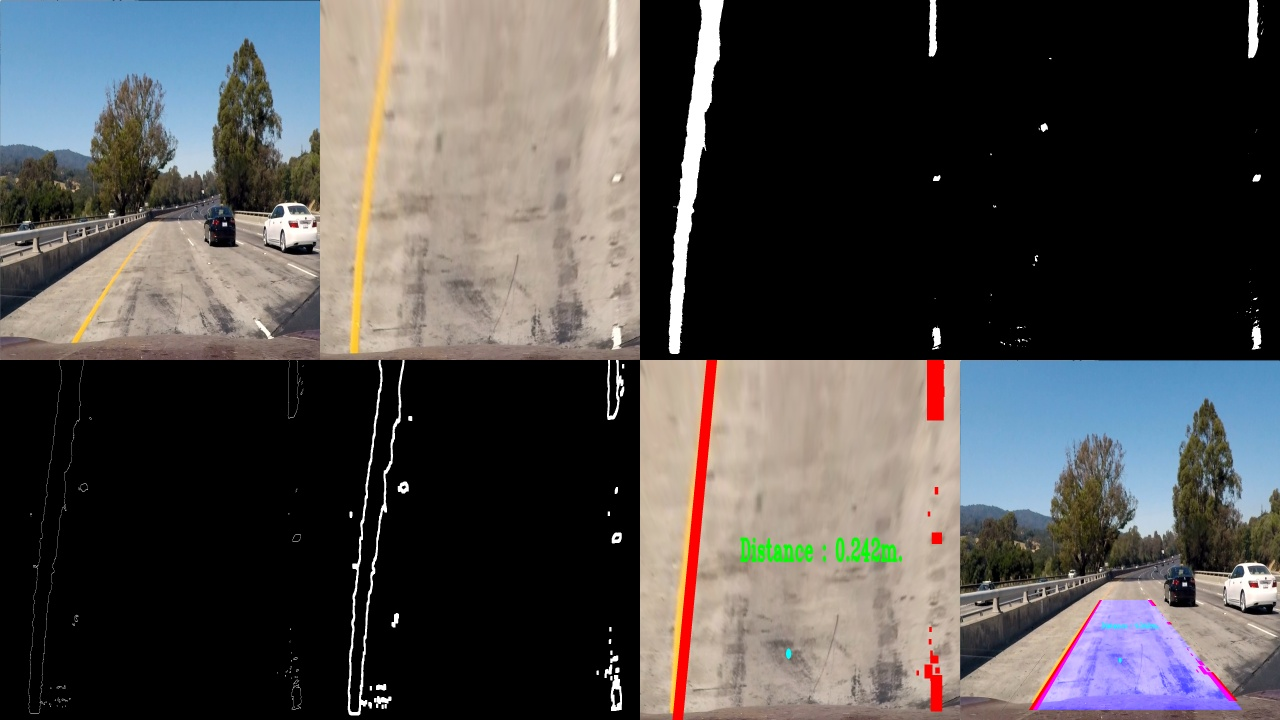
#> input picture Test_Cases/file1.jpg, 1280 x 720 px, given in place of project_video.mp4, which was not available
$ jupyter execute --allow-errors TryingHistory.ipynb
#> lines starting #> are read from the running program, lines starting #| are printed output that depends on the picture; after the words box and inside, x2 and y2 are one past the last pixel; in counts of white or black regions, pixels touching at a corner belong together
[cell 1]
import cv2
import matplotlib.image as mpimg
import matplotlib.pyplot as plt
import numpy as np
import random as rng
import math
from numpy import ones,vstack
from numpy.linalg import lstsq

[cell 2]
# [5 lines left out: function adjust_gamma, not called in this run]

def gaussian_blur(img, kernel_size):
    return cv2.GaussianBlur(img, (kernel_size, kernel_size), 0)

def to_hls(img):
    return cv2.cvtColor(img, cv2.COLOR_BGR2HLS)

def to_hsv(img):
    return cv2.cvtColor(img, cv2.COLOR_BGR2HSV)

def grayscale(img):
    return cv2.cvtColor(img, cv2.COLOR_BGR2GRAY)

def warp_perspective(img,mat):
    return cv2.warpPerspective(img ,mat ,(1280,720))

# [4 lines left out: function PerspectiveTransform, not called in this run]

def isolate_color_mask(img, low_thresh, high_thresh):
    return cv2.inRange(img, low_thresh, high_thresh)


# [52 lines left out: functions draw_lines, concat_frames, get_right, get_left, not called in this run]

def calculateDistance(x1,y1,x2,y2):
    dist = math.sqrt((x2 - x1)**2 + (y2 - y1)**2)
    return dist


# [16 lines left out: function get_aoi, not called in this run]

[cell 3]
img=cv2.imread(r"Assets\Project_data\test_images\test1.jpg")


#> (the rest of this cell did not finish here and is left out)

[cell 4]
left = tuple()
right = tuple()
top = tuple()
bottom = tuple()

old_j=0,0
old_i=0,0

arr=list()
for i in range(4):
    arr.append([])
#> further down, img is the input picture: shape (720, 1280, 3); mean B, G, R 75.1, 76.2, 79
#> `cv2.line(img,(centr3[0],0),(centr3[0],720),(0,0,255),3)`:
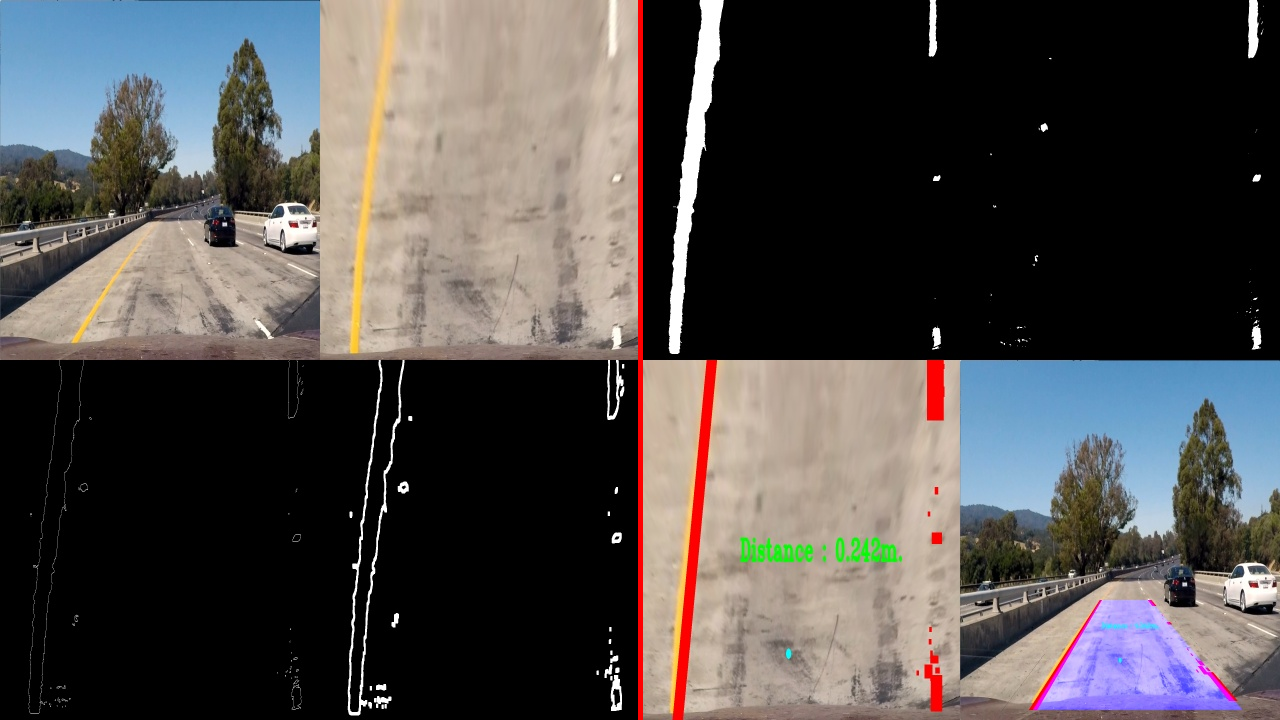
#> img: shape (720, 1280, 3); 0.39% of pixels changed, all inside (x1, y1, x2, y2) = (638, 0, 643, 720)
#> `cv2.circle(img,(centr3[0],600),5,(255,255,0),10)`: img: shape (720, 1280, 3); 0.04% of pixels changed, all inside (x1, y1, x2, y2) = (630, 590, 651, 611)

old_pts=[]

[cell 5]
cap = cv2.VideoCapture(r"Assets\Project_data\project_video.mp4")

counter = 0
y=0
#> (the rest of this cell did not finish here and is left out)


$ run again, on Test_Cases/file10.jpg
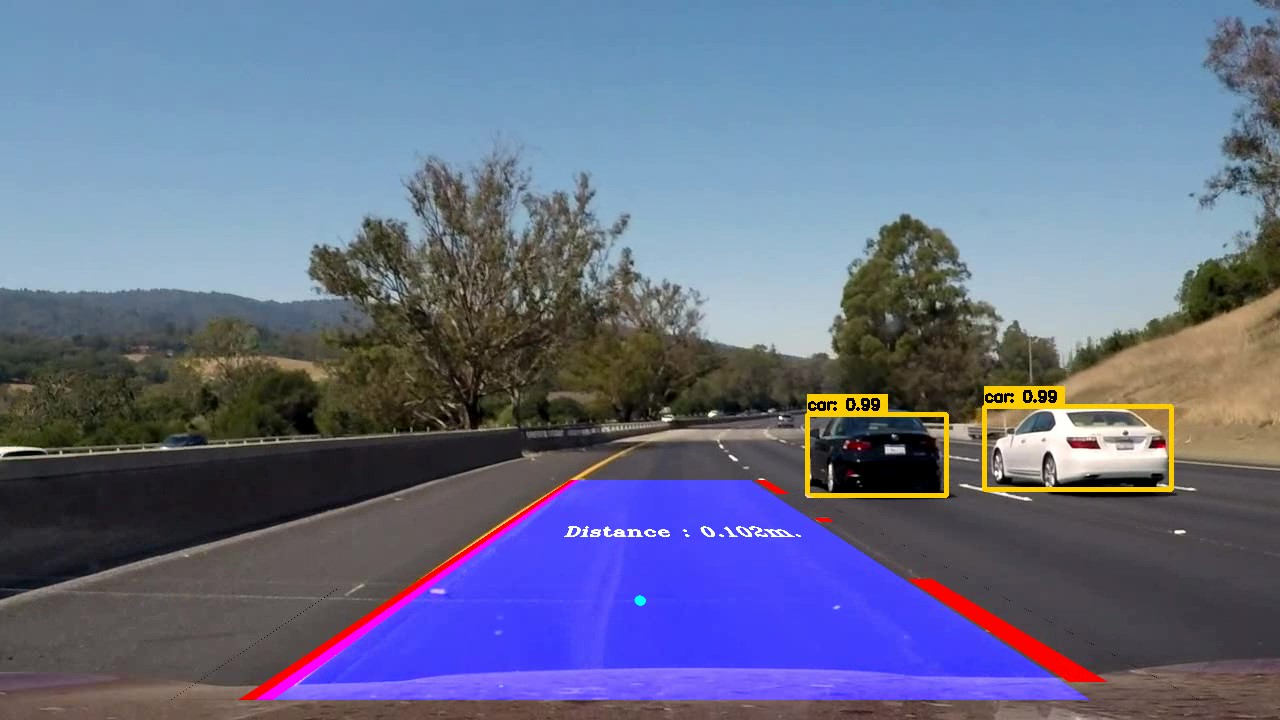
#> input picture Test_Cases/file10.jpg, 1280 x 720 px, given in place of project_video.mp4, which was not available
#> img is the input picture: shape (720, 1280, 3); mean B, G, R 137.8, 109.6, 102.4
#> `cv2.line(img,(centr3[0],0),(centr3[0],720),(0,0,255),3)`:
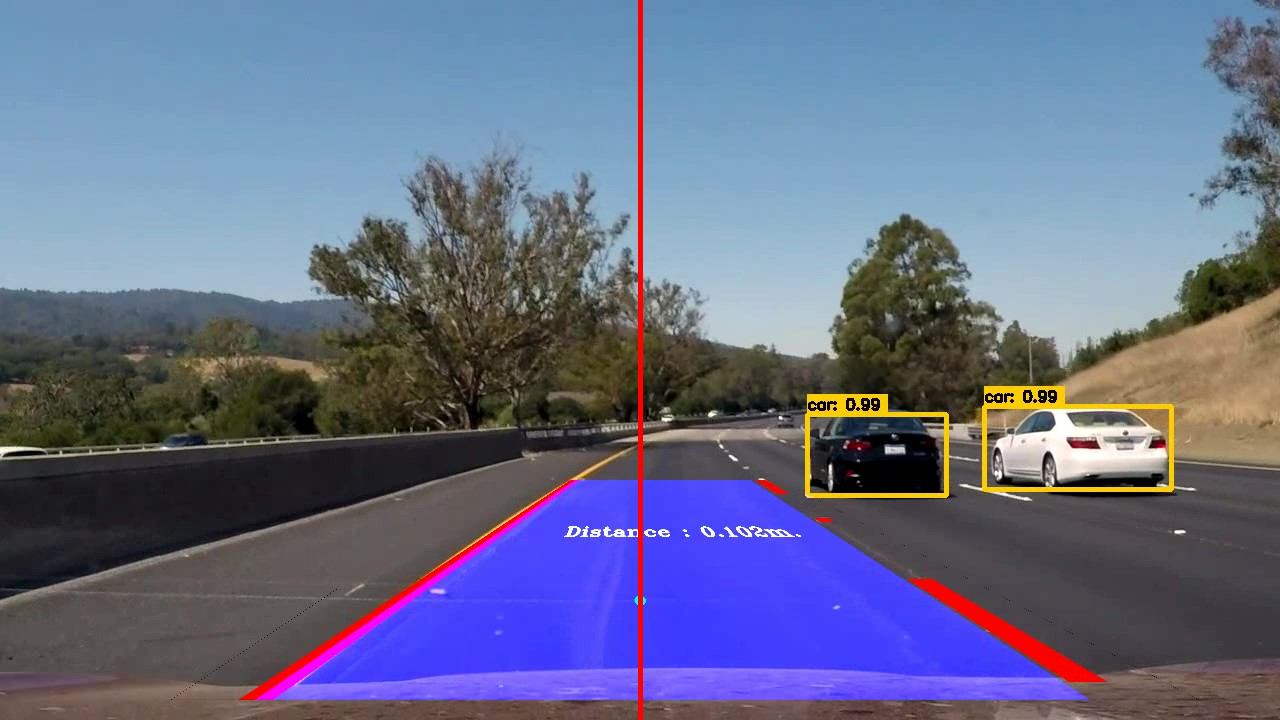
#> img: shape (720, 1280, 3); 0.39% of pixels changed, all inside (x1, y1, x2, y2) = (638, 0, 643, 720)

$ run again, on Test_Cases/file2.jpg
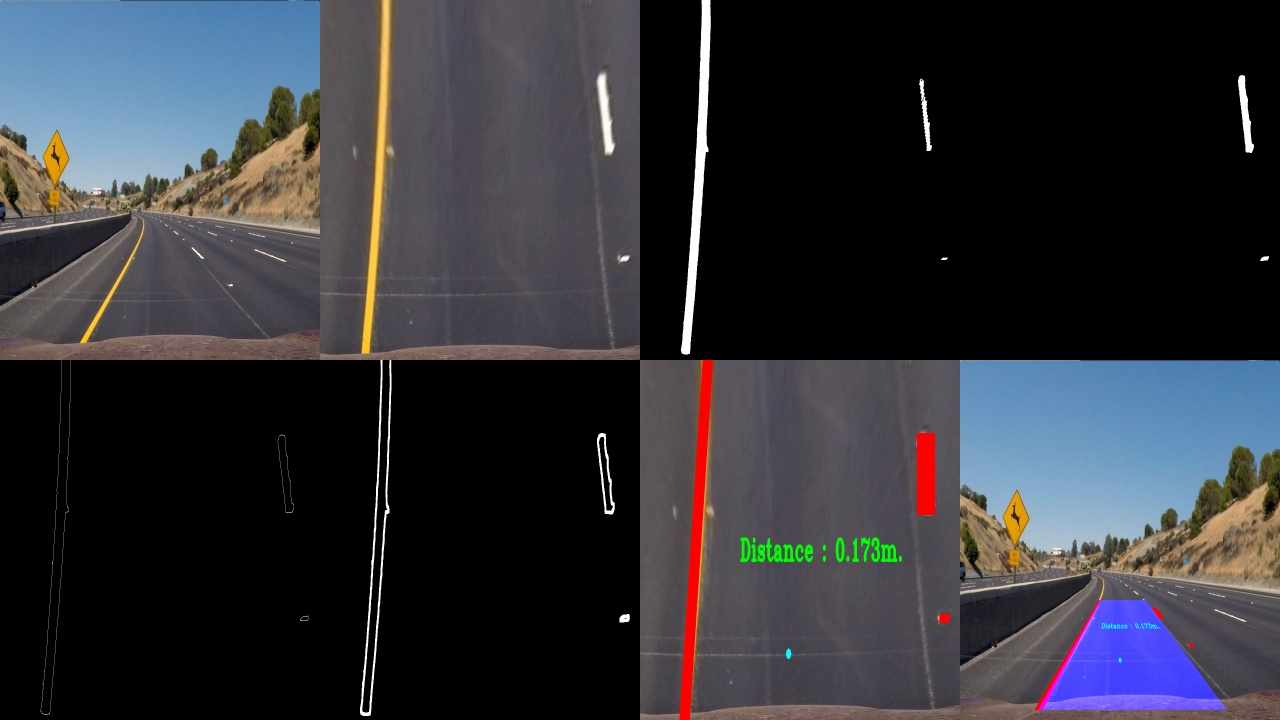
#> input picture Test_Cases/file2.jpg, 1280 x 720 px, given in place of project_video.mp4, which was not available
#> img is the input picture: shape (720, 1280, 3); mean B, G, R 55.9, 50.2, 49.7
#> `cv2.line(img,(centr3[0],0),(centr3[0],720),(0,0,255),3)`:
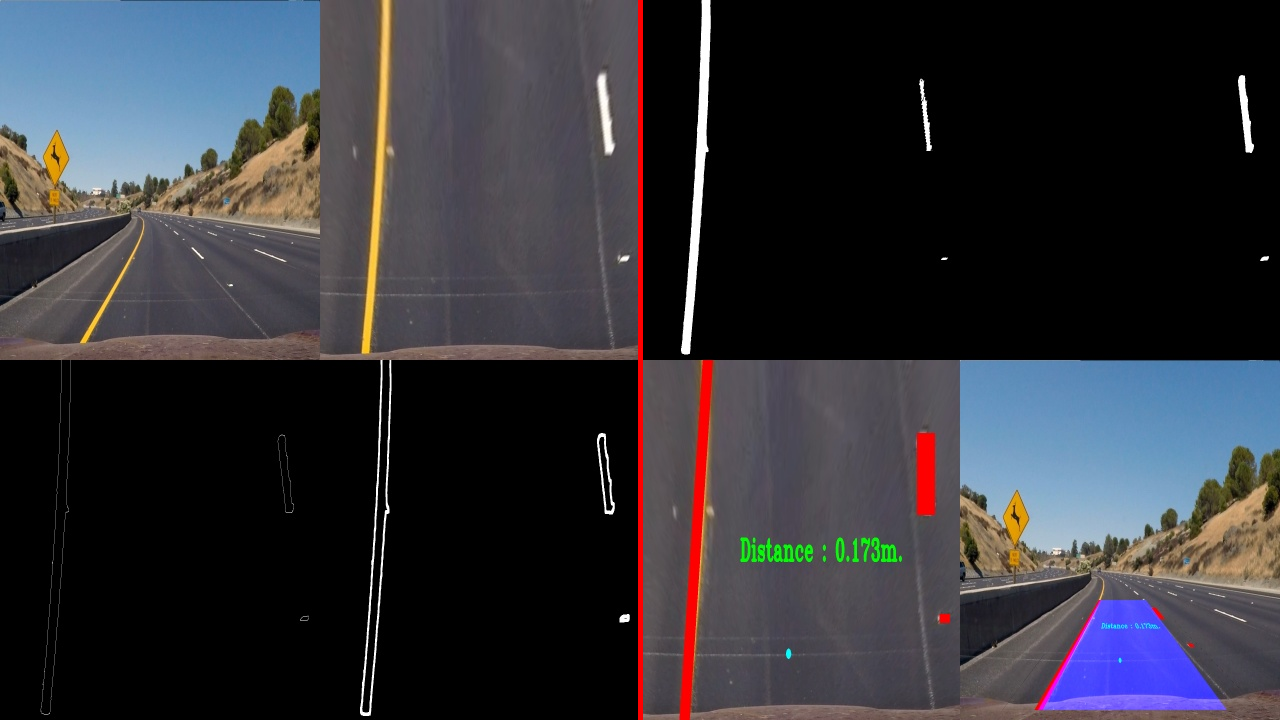
#> img: shape (720, 1280, 3); 0.39% of pixels changed, all inside (x1, y1, x2, y2) = (638, 0, 643, 720)

$ run again, on Test_Cases/file3.jpg
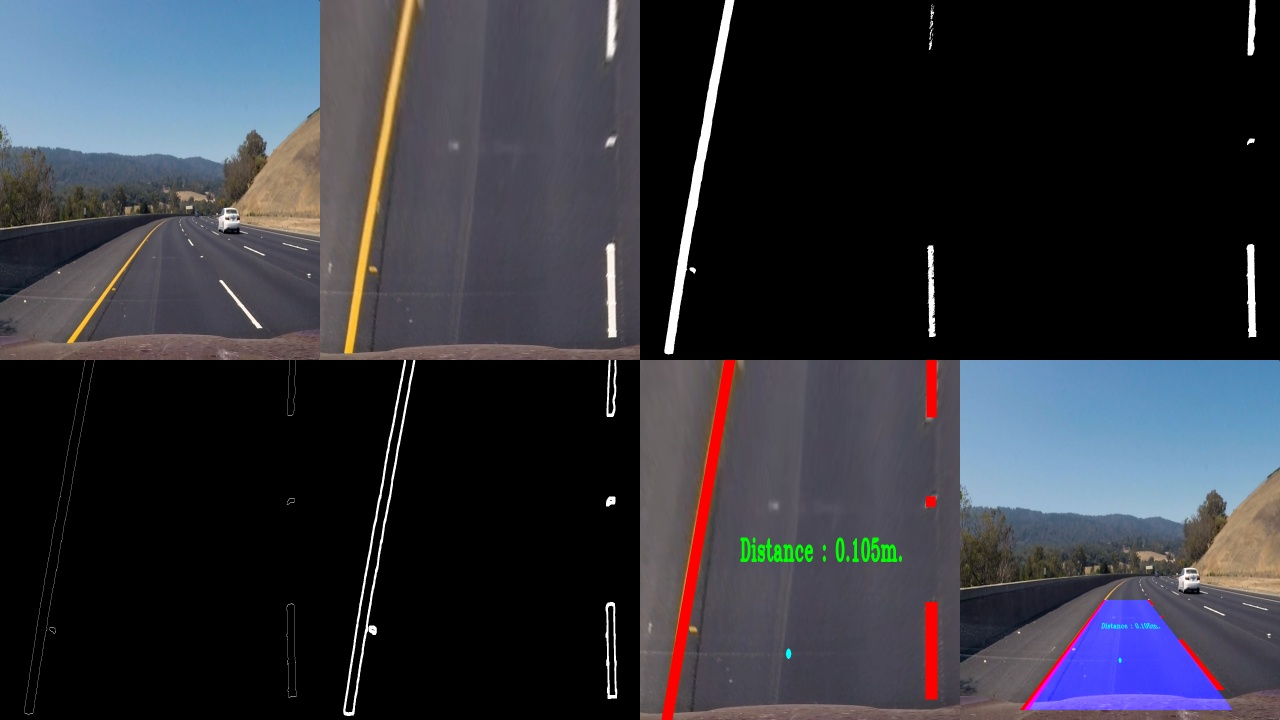
#> input picture Test_Cases/file3.jpg, 1280 x 720 px, given in place of project_video.mp4, which was not available
#> img is the input picture: shape (720, 1280, 3); mean B, G, R 58.4, 51, 50
#> `cv2.line(img,(centr3[0],0),(centr3[0],720),(0,0,255),3)`:
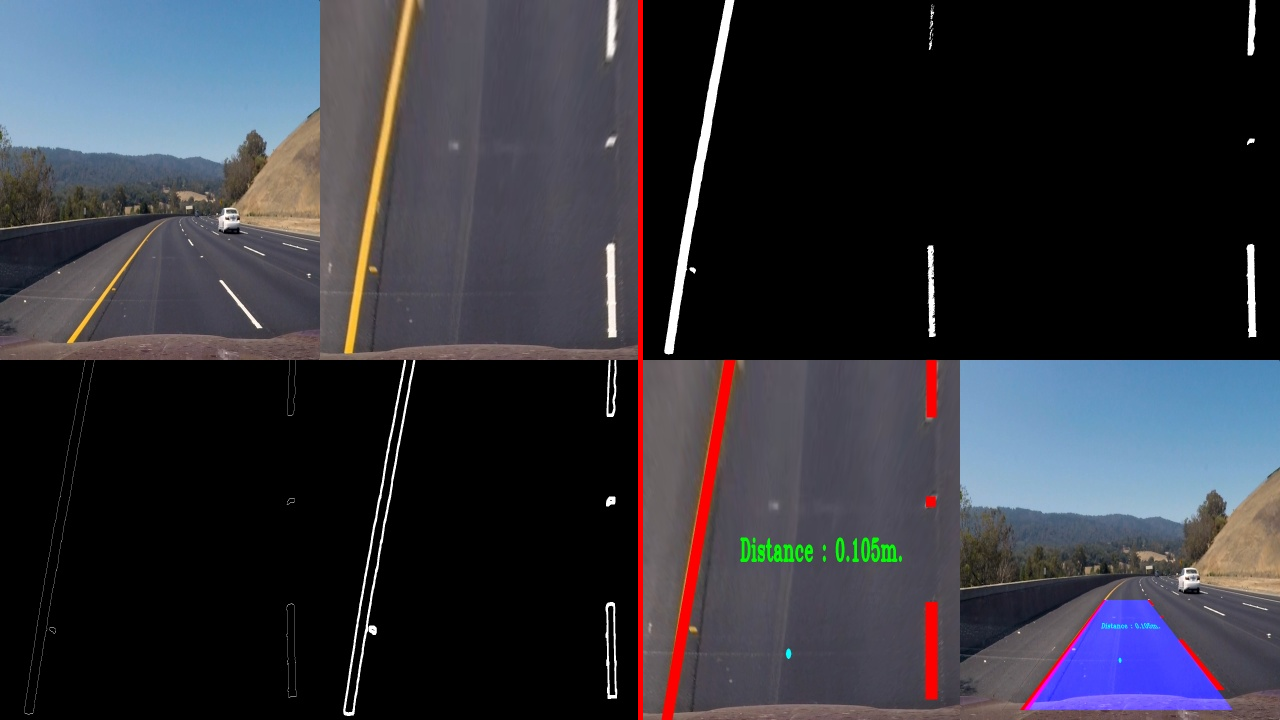
#> img: shape (720, 1280, 3); 0.39% of pixels changed, all inside (x1, y1, x2, y2) = (638, 0, 643, 720)
